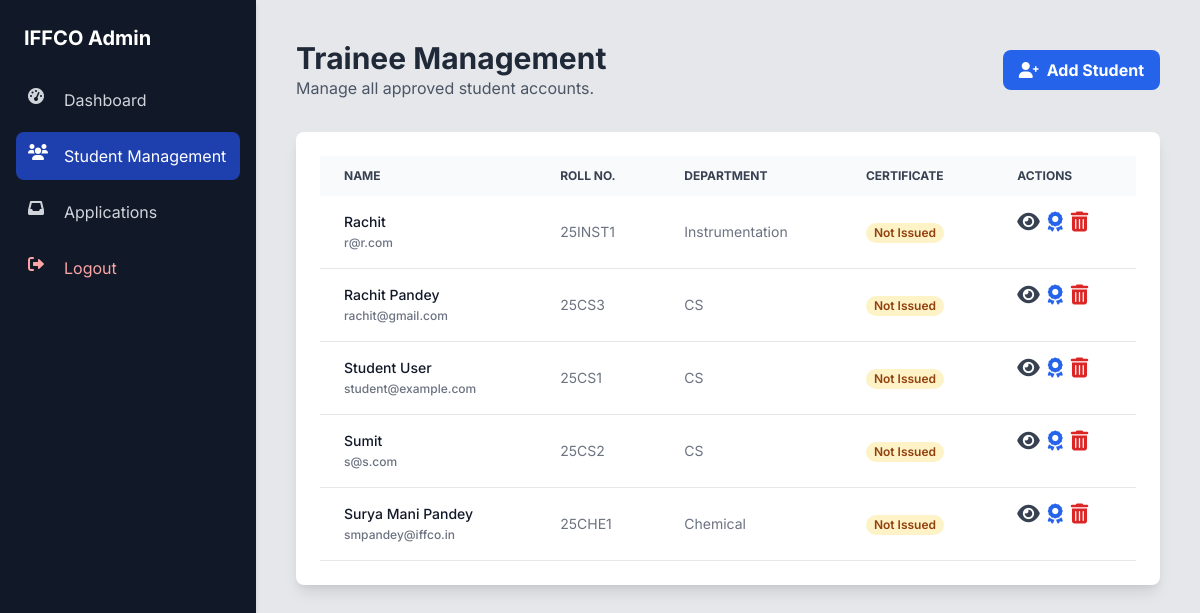
The app's page /admin/students.php (signed in) with its own data.
### tables this page shows
CREATE TABLE `users` (
  `id` int(11) NOT NULL,
  `name` varchar(100) NOT NULL,
  `email` varchar(100) NOT NULL,
  `password` varchar(255) NOT NULL,
  `roll_no` varchar(50) DEFAULT NULL,
  `department` enum('Chemical','Mechanical','Electrical','Instrumentation','CS','IT','Civil','Finance','MBA','HR','Other') DEFAULT NULL,
  `batch` varchar(50) DEFAULT NULL,
  `contact_info` varchar(255) DEFAULT NULL,
  `role` enum('user','admin') NOT NULL DEFAULT 'user',
  `status` enum('pending','approved','rejected') NOT NULL DEFAULT 'pending',
  `created_at` timestamp NOT NULL DEFAULT current_timestamp(),
  `college` varchar(255) DEFAULT NULL,
  `program` varchar(50) DEFAULT NULL,
  `semester` varchar(10) DEFAULT NULL,
  `duration` varchar(20) DEFAULT NULL,
  `noc_path` varchar(255) DEFAULT NULL,
  `referral_type` varchar(50) DEFAULT NULL,
  `referral_path` varchar(255) DEFAULT NULL
);

### admin/students.php (the view, shortened to what this page needs)
<?php
require_once '../db_connect.php';
$students = [];
$sql = "SELECT u.id, u.name, u.email, u.roll_no, u.department, c.id as certificate_id
        FROM users u
        LEFT JOIN certificates c ON u.id = c.user_id
        WHERE u.role = 'user' AND u.status = 'approved'
        ORDER BY u.name";
$result = $conn->query($sql);
if ($result->num_rows > 0) {
    while ($row = $result->fetch_assoc()) {
        $students[] = $row;
    }
}
$page_title = "Trainee Management";
?>
<!DOCTYPE html>
<html lang="en">
<head>
  <link href="https://unpkg.com/tailwindcss@2.2.19/dist/tailwind.min.css" rel="stylesheet">
    <link rel="stylesheet" href="https://cdnjs.cloudflare.com/ajax/libs/font-awesome/6.0.0/css/all.min.css">
</head>
<body class="bg-gray-200 flex">
<aside class="w-64 min-h-screen bg-gray-900 text-white shadow-md">
    <div class="p-6 bg-gray-900"><h2 class="text-xl font-bold">IFFCO Admin</h2></div>
    <nav class="px-4 space-y-2">
        <a href="dashboard.php" class="flex items-center p-3 text-gray-300 rounded-lg hover:bg-gray-700">
            <i class="fas fa-tachometer-alt w-6 h-6 mr-3"></i><span>Dashboard</span>
        </a>
        <a href="students.php" class="flex items-center p-3 bg-blue-800 text-white rounded-lg hover:bg-blue-900">
            <i class="fas fa-users w-6 h-6 mr-3"></i><span>Student Management</span>
        </a>
        <a href="applications.php" class="flex items-center p-3 text-gray-300 rounded-lg hover:bg-gray-700">
            <i class="fas fa-inbox w-6 h-6 mr-3"></i><span>Applications</span>
        </a>
        <a href="../logout.php" class="flex items-center p-3 text-red-300 rounded-lg hover:bg-red-600 mt-8">
            <i class="fas fa-sign-out-alt w-6 h-6 mr-3"></i><span>Logout</span>
        </a>
    </nav>
</aside>
    <main class="flex-1 p-10">
        <header class="flex justify-between items-center mb-8">
            <div>
                <h1 class="text-3xl font-bold text-gray-800"><?php echo $page_title; ?></h1>
                <p class="text-gray-600">Manage all approved student accounts.</p>
            </div>
            <button onclick="openModal('addStudentModal')" class="bg-blue-600 hover:bg-blue-700 text-white font-bold py-2 px-4 rounded-lg inline-flex items-center"><i class="fas fa-user-plus mr-2"></i>Add Student</button>
        </header>
        <div class="bg-white p-6 rounded-lg shadow-lg">
            <div class="overflow-x-auto">
                <table class="w-full text-sm text-left text-gray-500">
                    <thead class="text-xs text-gray-700 uppercase bg-gray-50">
                        <tr>
                            <th scope="col" class="px-6 py-3">Name</th>
                            <th scope="col" class="px-6 py-3">Roll No.</th>
                            <th scope="col" class="px-6 py-3">Department</th>
                            <th scope="col" class="px-6 py-3">Certificate</th>
                            <th scope="col" class="px-6 py-3">Actions</th>
                        </tr>
                    </thead>
                    <tbody>
                        <?php foreach ($students as $student): ?>
                        <tr class="bg-white border-b hover:bg-gray-50">
                            <td class="px-6 py-4 font-medium text-gray-900"><?php echo htmlspecialchars($student['name']); ?><br><span class="text-xs text-gray-500"><?php echo htmlspecialchars($student['email']); ?></span></td>
                            <td class="px-6 py-4"><?php echo htmlspecialchars($student['roll_no']); ?></td>
                            <td class="px-6 py-4"><?php echo htmlspecialchars($student['department']); ?></td>
                            <td class="px-6 py-4">
                                <?php if ($student['certificate_id']): ?>
                                    <span class="px-2 inline-flex text-xs leading-5 font-semibold rounded-full bg-green-100 text-green-800">Issued</span>
                                <?php else: ?>
                                    <span class="px-2 inline-flex text-xs leading-5 font-semibold rounded-full bg-yellow-100 text-yellow-800">Not Issued</span>
                                <?php endif; ?>
                            </td>
                            <td class="px-6 py-4 flex items-center space-x-2">
<a href="view_docs.php?roll=<?php echo urlencode($student['roll_no']); ?>" target="_blank" class="text-gray-700 hover:text-blue-700" title="View Uploaded Documents">
    <i class="fas fa-eye text-xl"></i>
</a>
    <button onclick="openCertModal(<?php echo $student['id']; ?>, '<?php echo htmlspecialchars(addslashes($student['name'])); ?>')" class="text-blue-600 hover:text-blue-900" title="Issue Certificate">
        <i class="fas fa-award text-xl"></i>
    </button>
    <form action="students.php" method="post" onsubmit="return confirm('Are you sure you want to delete this student?');" class="inline">
        <button type="submit" name="delete_student" class="text-red-600 hover:text-red-900" title="Delete Student">
            <i class="fas fa-trash-alt text-xl"></i>
        </button>
    </form>
</td>
                        </tr>
                        <?php endforeach; ?>
                    </tbody>
                </table>
            </div>
        </div>
    </main>
</body>
</html>

### admin/students.php (style rules this page uses)
body { font-family: 'Inter', sans-serif; }

### records on screen
users: name "Rachit", email "r@r.com", roll_no "25INST1", department "Instrumentation"
users: name "Rachit Pandey", email "rachit@gmail.com", roll_no "25CS3", department "CS"
users: name "Student User", email "student@example.com", roll_no "25CS1", department "CS"
users: name "Sumit", email "s@s.com", roll_no "25CS2", department "CS"
users: name "Surya Mani Pandey", email "smpandey@iffco.in", roll_no "25CHE1", department "Chemical"

### other values on screen
$page_title "Trainee Management"
